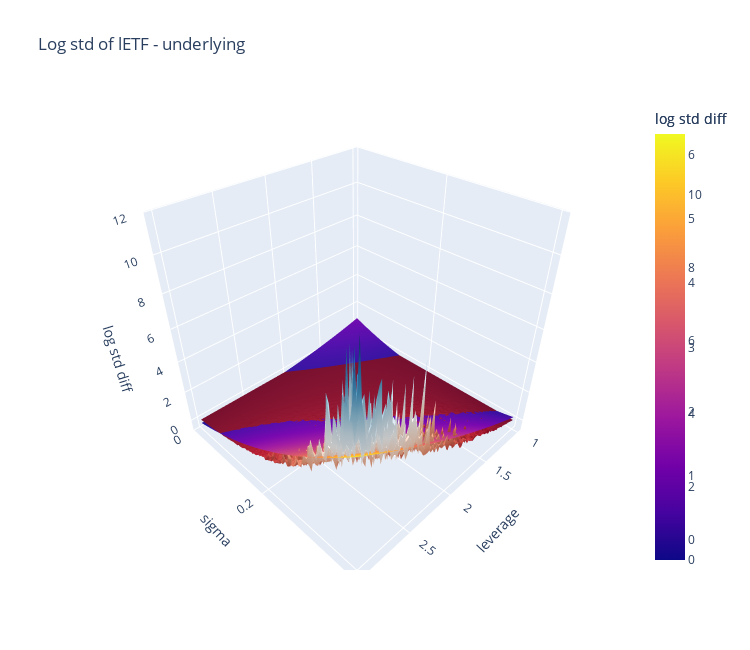

Notebook source saved alongside this figure:
### Code cell
plot_pred_lev_sigma_std(df)
